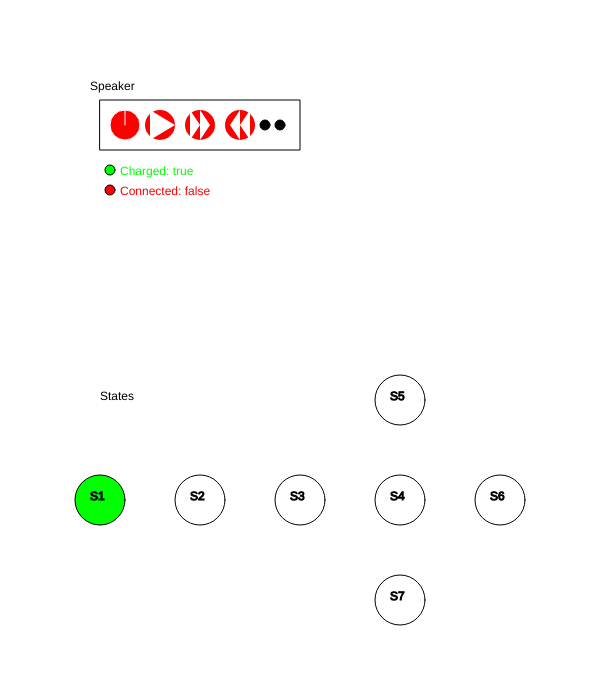
Frame 1 (no input)
Frame 60 (no input): identical to frame 1, image omitted
Frame 120 (the mouse pressed at the canvas centre since frame 60): identical to frame 1, image omitted

The p5.js sketch that drew this single still picture (run headless with seeded random() and noise() and a simulated clock; from frame 60 on, the mouse is pressed at the canvas centre):

// p5.js sketch
// ── sketch.js
var states = [];
var statePos = [
  [100, 500],
  [200, 500],
  [300, 500],
  [400, 500],
  [400, 400],
  [500, 500],
  [400, 600]
];

var speaker;
var activeState = 'S1';

function setup() {
  createCanvas(600, 700);
  speaker = new Speaker(100, 100);
  for (var i = 0; i < statePos.length; i++) {
    states[i] = {
      label: 'S' + String(i + 1),
      state: new State(statePos[i][0], statePos[i][1], 'S' + String(i + 1)),
      active: false
    };
  }
}

function draw() {
  background(255);
  checkStates();
  text('States', 100, 400);

  states.forEach(function (state) {
    push();
    if (activeState == state.label)
      state.active = true;
    else
      state.active = false;
    if (state.active)
      fill(0, 255, 0);
    else
      fill(255);
    state.state.render();
    pop();
  });

  speaker.render();
}


var State = function (x, y, label) {
  this.x = x;
  this.y = y;

  this.r = 50;
  if (!label)
    this.label = 'None';
  else
    this.label = label;

  this.render = function () {
    push();
    // fill(255);
    ellipse(this.x, this.y, this.r);
    fill(0);
    stroke(0);
    text(this.label, this.x - 10, this.y);
    pop();
  };
};


var Speaker = function (x, y) {
  this.x = x;
  this.y = y;
  this.w = 200;
  this.h = 50;

  this.powerX = this.x + 25;
  this.powerY = this.y + 25;
  this.playX = this.x + 60;
  this.playY = this.y + 25;
  this.nextX = this.x + 100;
  this.nextY = this.y + 25;
  this.prevX = this.x + 140;
  this.prevY = this.y + 25;

  this.chargeX = this.x + 10;
  this.chargeY = this.y + 70;

  this.connectX = this.x + 10;
  this.connectY = this.y + 90;

  this.isConnected = false;
  this.isCharged = true;
  this.isPowered = false;
  this.isPlaying = false;
  this.isNext = false;
  this.isPrev = false;


  this.render = function () {
    push();
    fill(0);
    text('Speaker', this.x - 10, this.y - 10);
    fill(255);
    stroke(0);
    rect(this.x, this.y, this.w, this.h);
    pop();

    this.play();
    this.power();
    this.next();
    this.prev();
    this.battery();
    this.connected();

    this.chargeState();
    this.connectState();
  };

  this.chargeState = function () {
    push();
    if (this.isCharged)
      fill(0, 255, 0);
    else
      fill(255, 0, 0);

    ellipse(this.chargeX, this.chargeY, 10);
    text("Charged: " + this.isCharged, this.chargeX + 10, this.chargeY + 5);
    pop();
  };

  this.connectState = function () {
    push();
    if (this.isConnected)
      fill(0, 255, 0);
    else
      fill(255, 0, 0);

    ellipse(this.connectX, this.connectY, 10);
    text("Connected: " + this.isConnected, this.connectX + 10, this.connectY + 5);
    pop();
  };

  this.power = function () {
    push();
    if (this.isPowered === true)
      fill(0, 255, 0);
    else
      fill(255, 0, 0);

    stroke(255);
    ellipse(this.powerX, this.powerY, 30);
    stroke(255);
    line(this.powerX, this.y+10, this.x + 25, this.y + 25);
    pop();
  };

  this.play = function () {
    push();
    noStroke();
    if (this.isPlaying)
      fill(0, 255, 0);
    else
      fill(255, 0, 0);

    ellipse(this.playX, this.playY, 30);
    fill(255);
    noStroke();
    triangle(this.playX - 10, this.y + 10, this.playX - 10, this.y + 40, this.playX + 15, this.y + 25);
    pop();
  };

  this.next = function () {
    push();
    fill(255, 0, 0);
    noStroke();
    ellipse(this.nextX, this.nextY, 30);
    fill(255);
    triangle(this.nextX, this.y + 10, this.nextX, this.y + 40, this.nextX + 10, this.y + 25);
    triangle(this.x + 90, this.y + 10, this.x + 90, this.y + 40, this.x + 100, this.y + 25);
    pop();
  };

  this.prev = function () {
    push();
    fill(255, 0, 0);
    noStroke();
    ellipse(this.prevX, this.prevY, 30);
    fill(255);
    triangle(this.prevX, this.y + 10, this.prevX, this.y + 40, this.prevX - 10, this.y + 25);
    triangle(this.prevX + 10, this.y + 10, this.prevX + 10, this.y + 40, this.prevX, this.y + 25);
    pop();
  };

  this.battery = function () {
    push();
    if (this.isPowered)
      if (this.isCharged === true)
        fill(0, 255, 0);
      else
        fill(255, 0, 0);
    else
      fill(0);

    ellipse(this.x + 165, this.y + 25, 10);
    pop();
  };

  this.connected = function () {
    push();
    if (this.isPowered)
      if (this.isConnected === true)
        fill(0, 255, 0);
      else
        fill(255, 0, 0);
    else
      fill(0);

    ellipse(this.x + 180, this.y + 25, 10);
    pop();
  }
};


function mouseReleased() {
  // powerButton
  if (dist(mouseX, mouseY, speaker.powerX, speaker.powerY) < 15) {
    speaker.isPowered = !speaker.isPowered;
  } 
  else if (dist(mouseX, mouseY, speaker.playX, speaker.playY) < 15) {
    if (speaker.isConnected && speaker.isCharged) {
      speaker.isPlaying = !speaker.isPlaying;
      speaker.isNext = false;
      speaker.isPrev = false;
    }
  } 
  else if (dist(mouseX, mouseY, speaker.nextX, speaker.nextY) < 15) {
    if (speaker.isConnected && speaker.isCharged) {
      speaker.isPlaying = false;
      speaker.isPrev = false;
      speaker.isNext = true;
    }
  } 
  else if (dist(mouseX, mouseY, speaker.prevX, speaker.prevY) < 15) {
    if (speaker.isConnected && speaker.isCharged) {
      speaker.isPlaying = false;
      speaker.isNext = false;
      speaker.isPrev = true;
    }
  } 
  else if (dist(mouseX, mouseY, speaker.chargeX, speaker.chargeY) < 5) {
    if (speaker.isPowered)
      speaker.isCharged = !speaker.isCharged;
      if(!speaker.isCharged){
        speaker.isPrev=false;
        speaker.isPlaying=false;
        speaker.isNext=false;
      }
  } 
  else if (dist(mouseX, mouseY, speaker.connectX, speaker.connectY) < 5) {
    if (speaker.isPowered && speaker.isCharged)
      speaker.isConnected = !speaker.isConnected;
    if(!speaker.isConnected){
      speaker.isPrev=false;
      speaker.isPlaying=false;
      speaker.isNext=false;
    }
  }
}


function checkStates() {
  if (speaker.isPowered)
    if (!speaker.isCharged)
      return activeState = 'S7';
    else if (speaker.isPlaying)
      return activeState = 'S4';
  else if (speaker.isNext)
    return activeState = 'S6';
  else if (speaker.isPrev)
    return activeState = 'S5';
  else if(speaker.isConnected)
    return activeState = 'S3';
  else
    return activeState = 'S2';
  else {
    speaker.isNext = false;
    speaker.isPlaying = false;
    speaker.isPrev = false;
    return activeState = 'S1';
  }
}
